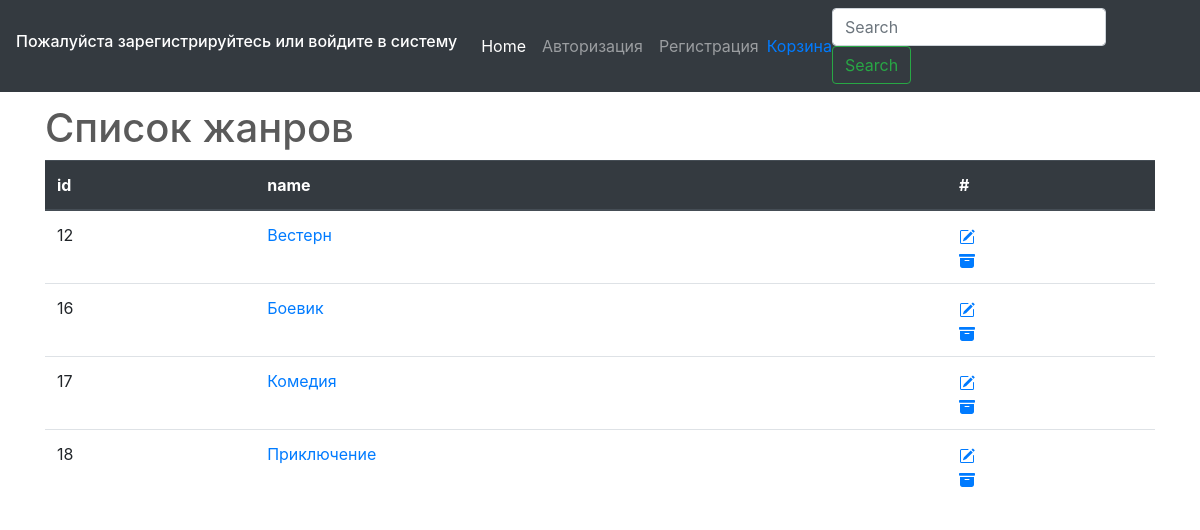
The page /listgenre/ on the database its author committed.
### testapp/models.py (models this page shows, shortened)
class Genre(models.Model):
    name = models.CharField(verbose_name='Название жанра', max_length=100)
    description = models.TextField(verbose_name='Описание жанра', null=True, blank=True)

### testapp/views.py (the view)
# urls.py: path('listgenre/', ListGenre.as_view(), name='listgenre'),
class ListGenre(ListView):
    model = Genre
    template_name = 'testapp/listgenre.html'

### testapp/templates/testapp/listgenre.html (shortened to what this page needs)
{% extends 'base.html' %}
{% load static %}
{% block body %}
<div class="container">
<h1>List Genre</h1>
</div>
<div class="container">
<h1>Список жанров</h1>
    <table width="100%" class="table">
        <thead class="thead-dark">
        <tr>
            <th>id</th>
            <th>name</th>
            <th>#</th>
        </tr>
        </thead>
        {%for obj in object_list%}
        <tr>
            <td>{{obj.pk}}</td>
            <td><a href="/{{obj.pk}}/detailgenre/">{{obj.name}}</a></td>
            <td><a href="/{{obj.pk}}/updategenre/">
            </a><br>
                <a href="/{{obj.pk}}/deletegenre/">
            </a><br>
            </td>
        </tr>
        {% endfor %}
    </table>
</div>
{% endblock body %}

### static/css/carousel.css (style rules this page uses)
body { padding-top: 3rem; padding-bottom: 3rem; color: #5a5a5a; }

### rows shown on the page
Genre: pk "12", name "Вестерн"
Genre: pk "16", name "Боевик"
Genre: pk "17", name "Комедия"
Genre: pk "18", name "Приключение"
